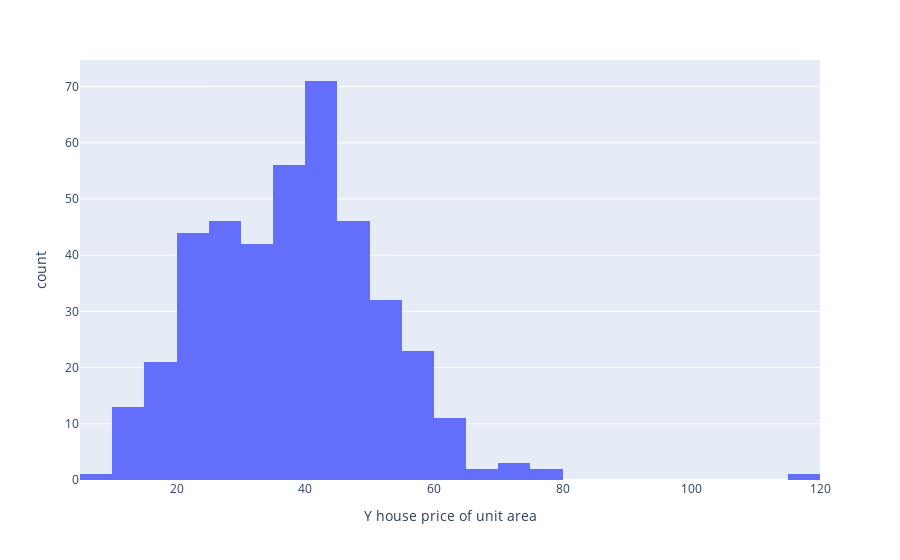

The cell this chart's notebook holds for it:
### Code cell
fig = px.histogram(df, x=target, nbins=40)
fig.show()

### Figure 1 — Plotly figure (JSON) as saved in the notebook; plotly's stock layout.template omitted (floating-point values rounded to 4 significant figures; data arrays with more than 128 entries replaced by an {"elided": "..."} marker saying what was removed)
{"data": [{"alignmentgroup": "True", "bingroup": "x", "hovertemplate": "Y house price of unit area=%{x}<br>count=%{y}<extra></extra>", "legendgroup": "", "marker": {"color": "#636efa", "pattern": {"shape": ""}}, "name": "", "nbinsx": 40, "offsetgroup": "", "orientation": "v", "showlegend": false, "type": "histogram", "x": {"elided": "414 float values"}, "xaxis": "x", "yaxis": "y"}], "layout": {"barmode": "relative", "legend": {"tracegroupgap": 0}, "margin": {"t": 60}, "xaxis": {"anchor": "y", "domain": [0, 1], "title": {"text": "Y house price of unit area"}}, "yaxis": {"anchor": "x", "domain": [0, 1], "title": {"text": "count"}}}}
